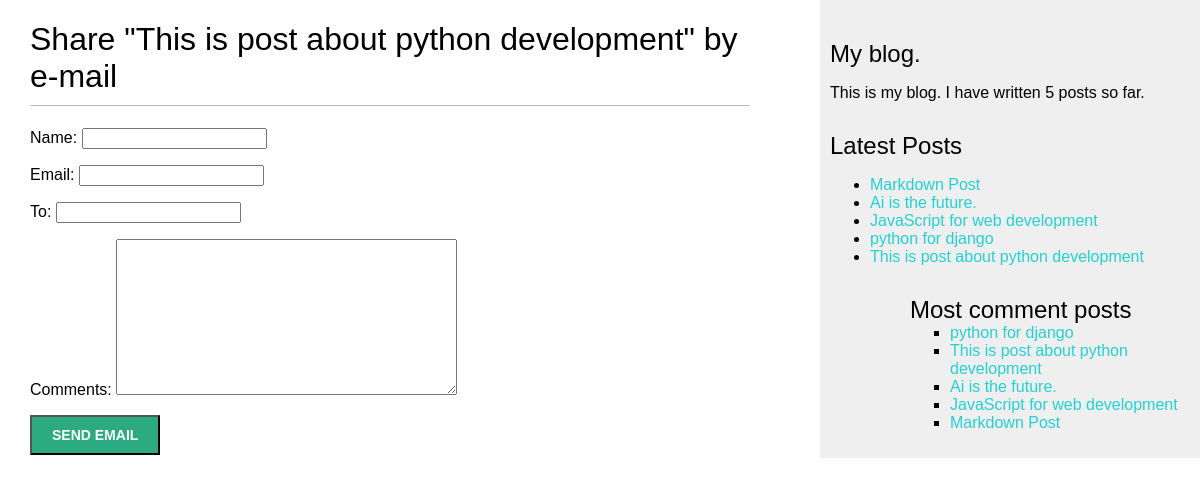
Screenshot of /blog/1/share/ with the database file from the repository.
### blog/models.py (models this page shows, shortened)
class Post(models.Model):
    class Status(models.TextChoices):
        DRAFT = 'DF' ,'Draft'
        PUBLISHED = 'PB' , 'Published'
    title = models.CharField(max_length=250)
    slug = models.SlugField(
                            max_length=250,
                            unique_for_date='publish'
                            )
    author = models.ForeignKey(
        settings.AUTH_USER_MODEL,
        on_delete=models.CASCADE,
        related_name='blog_posts'
    )
    body = models.TextField()
    publish = models.DateTimeField(default=timezone.now)
    created = models.DateTimeField(auto_now_add=True)
    updated = models.DateTimeField(auto_now=True)
    status = models.CharField(
        max_length=2,
        choices=Status,
        default=Status.DRAFT
    )
    objects = models.Manager()
    published = PublishManager()
    tags = TaggableManager()
    class Meta:
        ordering = ['-publish']
        indexes = models.Index(fields=['-publish']),
    def get_absolute_url(self):
        return reverse('blog:post_detail',
                       args=[self.publish.year,
                             self.publish.month,
                             self.publish.day,
                             self.slug])

### blog/views.py (the view)
# urls.py: path('<int:post_id>/share/', views.post_share, name='post_share'),
def post_share(request,post_id):
    post = get_object_or_404(Post,
                              id=post_id,
                              status= Post.Status.PUBLISHED)
    sent = False
    if request.method == 'POST':
        form = EmailPostForm(request.POST)
        if form.is_valid():
            cd = form.cleaned_data
            post_url = request.build_absolute_uri(
                post.get_absolute_url()
            )
            subject = (
                f"{cd['name']} ({cd['email']}) "
                f"recommend the post by {post.title}"
            )
            message = (
                f"read {post.title} at {post_url} \n \n"
                f"{cd['name']}\'s comments: {cd['comments']}"
            )
            send_mail(subject=subject,
                      message=message,
                      from_email=None,
                      recipient_list=[cd['to']])
            sent = True
    else:
        form = EmailPostForm()
    return render(request,
                  'blog/post/share.html',
                  {
                      'post':post,
                      'form':form,
                      'sent':sent
                  })

### blog/forms.py
class EmailPostForm(forms.Form):
    name = forms.CharField(max_length=25)
    email = forms.EmailField()
    to  = forms.EmailField()
    comments = forms.CharField(
        required=False,
        widget=forms.Textarea
    )

### blog/models.py (called while the page is built)
    def get_queryset(self):
        return (super().get_queryset().filter(status=Post.Status.PUBLISHED))

### blog/templatetags/blog_tags.py (called while the page is built)
@register.simple_tag
def total_tags():
    return Post.published.count()

@register.inclusion_tag("blog/post/latest_post.html")
def show_latest_posts(count=5):
    latest_posts = Post.published.order_by('-publish')[:5]
    return {
        'latest_posts': latest_posts
    }

@register.simple_tag
def get_comment_posts(count=5):
    return Post.published.annotate(
        total_comments = Count('comments')
    ).order_by('-total_comments')[:5]

### blog/templates/blog/post/share.html (shortened to what this page needs)
{% extends "blog/base.html" %}
{% block content %}
   {% if sent %}
     <h1>Email sent successfully.</h1>
     <p class="date">
        {{post.title}} was successfully sent to {{form.cleaned_data.to}}
     </p>
   {% else %}
     <h1>Share "{{ post.title }}" by e-mail</h1>
     <form method="post">
        {{form.as_p}}
        <input type="submit" value="Send Email">
     </form>
   {% endif %}
{% endblock content %}

### blog/templates/blog/base.html (shortened to what this page needs)
{% load static %}
{% load blog_tags %}
<!DOCTYPE html>
<html>
    <head>
        <link href="{% static 'css/blog.css' %}" rel="stylesheet">
    </head>
    <body>
        <div id="content">
            {% block content %}
            {% endblock content %}
        </div>
        <div id="sidebar">
            <h2>My blog.</h2>
            <p>This is my blog.
              I have written {% total_tags %} posts so far.
            </p>
            <h2>Latest Posts</h2>
            {% show_latest_posts 3 %}
            <h2>Most comment posts</h2>
            {% get_comment_posts as most_comment_post %}
            <ul>
                {% for post in most_comment_post %}
                  <li>
                    <a href="{{post.get_absolute_url}}">{{post.title}}</a>
                  </li>
                {% endfor %}
            </ul>
        </div>
    </body>
</html>

### blog/templates/blog/post/latest_post.html
<ul>
    {% for post in latest_posts %}
      <li>
         <a href="{{post.get_absolute_url}}">{{post.title}}</a>
      </li>
    {% endfor %}
<ul>

### blog/static/css/blog.css (style rules this page uses)
body { margin: 0; padding: 0; font-family: Helvetica, sans-serif; }
a { color: rgb(35, 209 ,211); text-decoration: none; }
h1 { font-weight: normal; border-bottom: 1px solid #bbb; padding: 0 0 10px 0; }
h2 { font-weight: normal; margin: 30px 0 0; }
#content { float: left; width: 60%; padding: 0 0 0 30px; }
#sidebar { float: right; width: 30%; padding: 10px; background: #efefef; height: 100%; }
input[type=submit] { font-weight: bold; background: #2caa80; color: #fff; padding: 10px 20px; font-size: 14px; text-transform: uppercase; }

### rows the page displays
Post: title "This is post about python development"
Post: title "Markdown Post"
Post: title "Ai is the future."
Post: title "JavaScript for web development"
Post: title "python for django"
